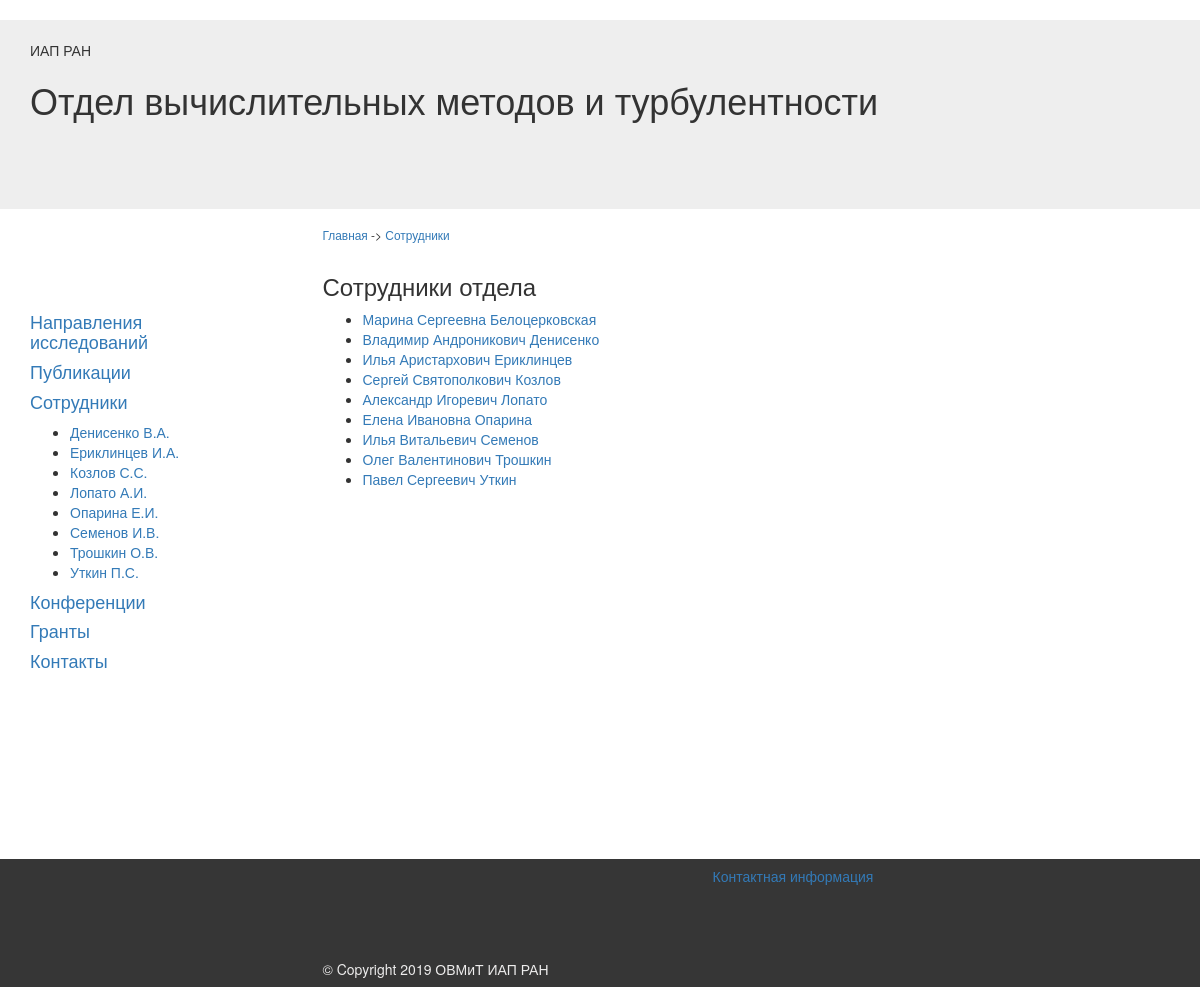
The app's page /scientists/, older data.
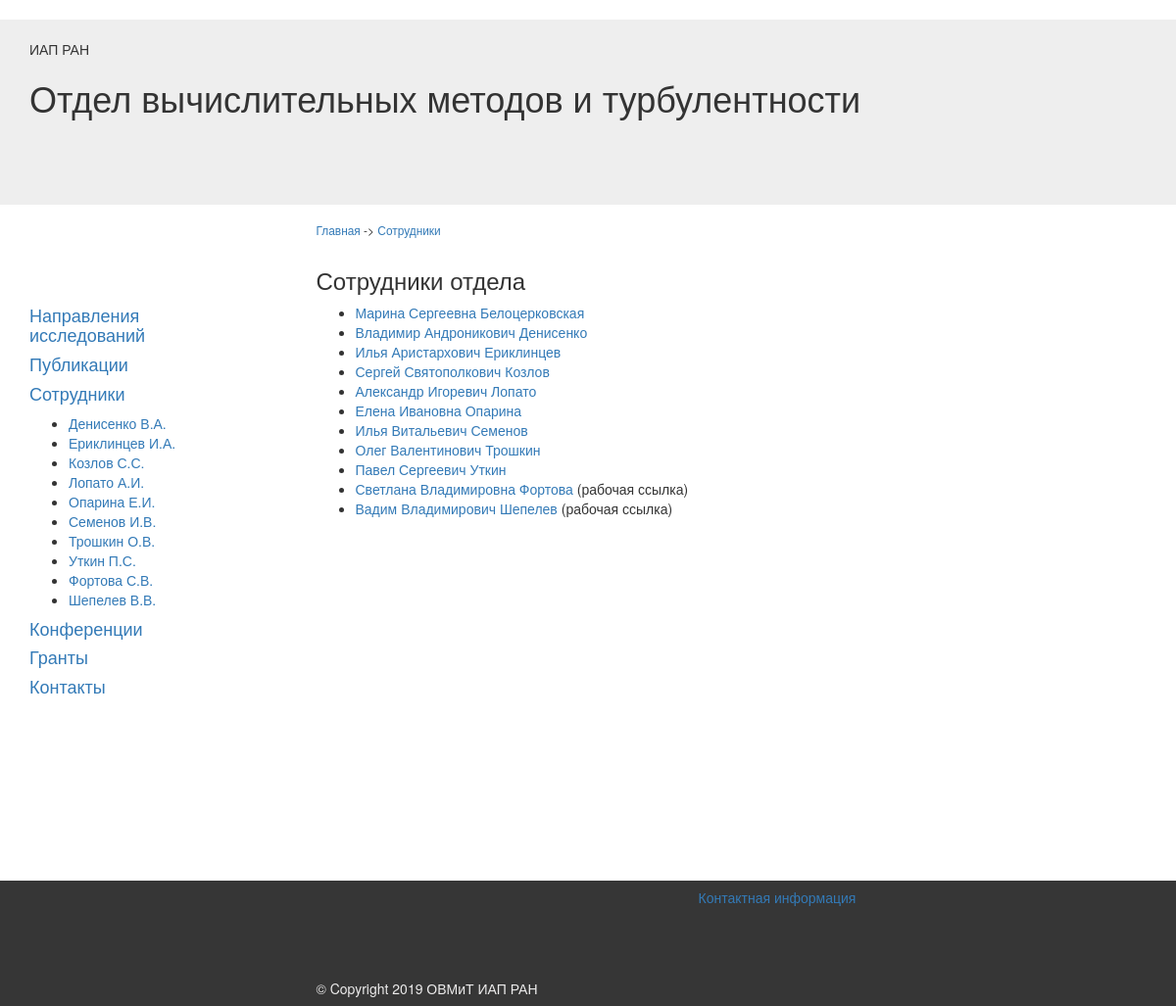
The same page, newer data.
### www/models.py (models this page shows)
class Person(models.Model):
    name = models.CharField(max_length=40)
    patronymic = models.CharField(max_length=40)
    family_name = models.CharField(max_length=40)
    degree = models.CharField(max_length=40)
    position = models.CharField(max_length=40)
    email = models.CharField(max_length=40)
    photo = models.CharField(max_length=256)
    slug = models.SlugField()
    def __str__(self):
        return self.family_name + ' ' + self.name[0] + '.' + self.patronymic[0] + '. '

### www/views.py (the view)
# urls.py: url(r'^scientists/$', views.scientists),
def scientists(request):
    people = Person.objects.all().order_by('family_name')
    return render(request, 'scientists.html', {'people': people})

### www/templates/scientists.html
{% extends 'base.html' %}
{% block breadcrumbs %}
<p><a href='/'>Главная</a> -> <a href='/scientists'>Сотрудники</a></p>
{% endblock %}
{% block content %}
<h3>Сотрудники отдела</h3>
<ul>
<li><a href='/scientists/'>Марина Сергеевна Белоцерковская</a></li>
<li><a href='/scientists/'>Владимир Андроникович Денисенко</a></li>
<li><a href='/scientists/'>Илья Аристархович Ериклинцев</a></li>
<li><a href='/scientists/'>Сергей Святополкович Козлов</a></li>
<li><a href='/scientists/'>Александр Игоревич Лопато</a></li>
<li><a href='/scientists/'>Елена Ивановна Опарина</a></li>
<li><a href='/scientists/'>Илья Витальевич Семенов</a></li>
<li><a href='/scientists/'>Олег Валентинович Трошкин</a></li>
<li><a href='/scientists/'>Павел Сергеевич Уткин</a></li>
{% for p in people%}
<li><a href='/scientists/{{ p.slug }}'>{{ p.name }} {{ p.patronymic }} {{ p.family_name }}</a> (рабочая ссылка)</li>
{% endfor %}
</ul>
<br><br><br><br><br><br><br><br><br><br><br><br><br><br><br><br><br><br>
{% endblock %}

### www/templates/base.html (shortened to what this page needs)
﻿{% load staticfiles %}
<!DOCTYPE html>
<html lang='ru'>
  <head>
	<link href="{% static 'css/bootstrap.min.css'%}" rel = 'stylesheet'/>
	<link href="{% static 'css/main.css'%}" rel = 'stylesheet'/>
  </head>
  <body>
	<div class='header'>
	  <div class='container'>
	    <p> <br> ИАП РАН</p>
        <h1>Отдел вычислительных методов и турбулентности <br><br><br> </h1>
	  </div>
	</div>
	<div class='container'>
	  <div class='row'>
	    <div class='col-md-offset-3 col-md-9'>
		  <small>
		    <br>
{% block breadcrumbs %}
{% endblock %}
          </small>
		</div>
		<div class='clearfix'></div>
	  </div>
	</div>
	<div class='container'>
	  <div class='row'>
	    <div class='col-md-2'>
		  <h4><br><br></h4>
	      <h4><a href='/research'>Направления исследований</a></h4>
	      <h4><a href='/publications'>Публикации</a></h4>
	      <h4><a href='/scientists'>Сотрудники</a></h4>
	        <ul>
				<li><a href='/scientists/'>Денисенко В.А.</a></li>
				<li><a href='/scientists/'>Ериклинцев И.А.</a></li>
				<li><a href='/scientists/'>Козлов С.С.</a></li>
				<li><a href='/scientists/'>Лопато А.И.</a></li>
				<li><a href='/scientists/'>Опарина Е.И.</a></li>
				<li><a href='/scientists/'>Семенов И.В.</a></li>
				<li><a href='/scientists/'>Трошкин О.В.</a></li>
				<li><a href='/scientists/'>Уткин П.С.</a></li>
	          {% for p in people %}
	            <li><a href='/scientists/{{ p.slug }}'>{{ p }}</a></li>
	          {% endfor %}
	        </ul>
	      <h4><a href='/conferences'>Конференции</a></h4>
	      <h4><a href='/grants'>Гранты</a></h4>
	      <h4><a href='/contacts'>Контакты</a></h4>
		</div>
	    <div class='col-md-offset-1 col-md-6'>
{% block content %}
{% endblock %}
        </div>
	  </div>
	</div>
	<div class='footer'>
	  <div class='container'>
	    <div class='row'>
	      <div class='col-md-offset-3 col-md-4'><h5><br><br><br><br><br><br>&copy; Copyright {% now 'Y' %} ОВМиТ ИАП РАН</h5></div>
		  <div class='col-md-5'><h5><a href='/contacts'>Контактная информация</a></h5></div>
		</div>
  </body>
</html>

Row changes from the older to the newer data that the page shows:
added Person: family_name+name+patronymic "Фортова С.В.", name "Светлана", patronymic "Владимировна", family_name "Фортова"
added Person: family_name+name+patronymic "Шепелев В.В.", name "Вадим", patronymic "Владимирович", family_name "Шепелев"
